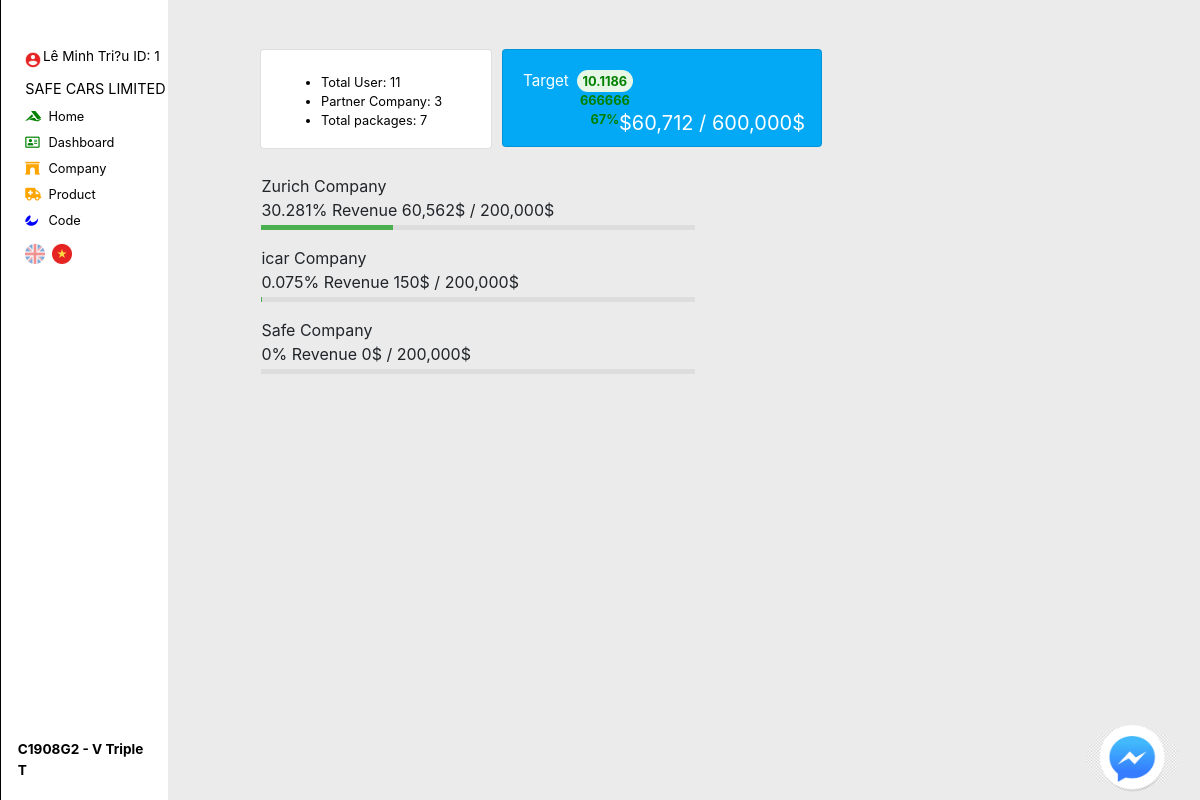
The app's page /Insurance_Project/admin-control.php (signed in) with its own data.
### tables this page shows
CREATE TABLE `accounts` (
  `id` int(11) NOT NULL,
  `user` varchar(250) NOT NULL,
  `pass` varchar(500) NOT NULL,
  `name` varchar(250) NOT NULL,
  `admin` int(11) NOT NULL,
  `time` int(11) NOT NULL,
  `cash` double NOT NULL,
  `points` int(11) NOT NULL,
  `avatar` varchar(250) NOT NULL
);

CREATE TABLE `company` (
  `id` int(11) NOT NULL,
  `name` varchar(250) NOT NULL,
  `image` varchar(250) NOT NULL,
  `admin` int(11) NOT NULL
);

### Insurance_Project/language/lang/default.php (called while the page is built, shortened)
<?php
$VN_admin_code = 'Code';
$VN_admin_home = 'Home';
$VN_admin_dashboard = 'Dashboard';
$VN_admin_company = 'Company';
$VN_admin_product = 'Product';
$VN_admin_totaluser = 'Total User';
$VN_admin_partnercompany = 'Partner Company';
$VN_admin_totalpackages = 'Total packages';
$VN_admin_target = 'Target';
$VN_admin_revenue ='Revenue';
?>

### Insurance_Project/admin-control.php (shortened to what this page needs)
<!DOCTYPE html>
<html lang="en">
<head>
    <link rel="stylesheet" href="lib/style.css">
    <link rel="stylesheet" href="lib/bootstrap.min.css">
    <link rel="stylesheet" href="lib/misc/col.css">
    <link rel="stylesheet" href="lib/misc/table.css">
    <link rel="stylesheet" href="lib/misc/misc.css">
    <link rel="stylesheet" href="lib/misc/center.css">
    <link rel="stylesheet" href="lib/carousel/main.css">
    <link rel="stylesheet" href="admin.css">
    <link rel="stylesheet" href="css.css">
    <link rel="stylesheet" href="js/addon.css" type="text/css">
    <link rel="stylesheet" href="css.css">
</head>
<body>
    <?php include 'theme/mess.php' ?>
    <?php include 'php/admin/company.php'; ?>
     <div class="fixed-top smooth-move" id="admin" style="background-color:white;color:white">
        <div class="centered2" style="width:80%;color:black;font-size:1.7vmin">
        <b>C1908G2 - V Triple T</b>
        </div>
        <div class="centered1" style="top:12%">
            <center>
            <div style="text-align:left;margin-left:13%">
                <div style="margin-top:15vmin;display:flex;margin-bottom:1vmin;width:100%">
                    <div style="margin-right:0.2vmin;">
                    <img src="img/user.png" alt="" style="width:2vmin">
                    </div>
                    <div style="color:black;font-size:1.7vmin">
                        <?php
                            if (isset($_SESSION['id'])){
                                $select = $conn->query('select * from accounts where id = '.$_SESSION['id']);
                                while ($acc = mysqli_fetch_array($select)){
                                    echo $acc['name'].' ID: '.$acc['id'];
                                }
                            }
                        ?>
                    </div>
                </div>
                <div style="width:160px">
                    <p style="color:black;font-size:1.8vmin">
                        <a href="./main.php" class="rm-t hover-me3" style="font-size:1.8vmin">
                    SAFE CARS LIMITED
                        </a>
                    </p>
                </div>
                <a href="main.php" class="rm-t hover-me3">
                    <div class="hover-me2 hover-me3 rm-t" style="padding:0px">
                        <div class="lib-tb">
                            <div class="tb-left" style="width:2.2vmin;color:green">
                                <i class="fab fa-accusoft"></i>
                            </div>
                            <div class="tb-right">
                                <?= $VN_admin_home ?>
                            </div>
                        </div>
                    </div>
                </a>
                <a href="./admin-control.php" class="rm-t hover-me3">
                    <div class="hover-me2 hover-me3 rm-t" style="padding:0px">
                        <div class="lib-tb">
                            <div class="tb-left" style="width:2.2vmin;color:green">
                                <i class="far fa-address-card"></i>
                            </div>
                            <div class="tb-right" style="width:60%">
                                <?= $VN_admin_dashboard ?>
                            </div>
                        </div>
                    </div>
                </a>
                <a href="./admin-control.php?v=1" class="hover-me3">
                    <div class="hover-me2 hover-me3 rm-t" style="padding:0px">
                        <div class="lib-tb">
                            <div class="tb-left" style="width:2.2vmin;color:orange">
                                <i class="fas fa-archway"></i>
                            </div>
                            <div class="tb-right">
                                <?= $VN_admin_company ?>
                            </div>
                        </div>
                    </div>
                </a>
                <a href="./admin-control.php?v=2" class="hover-me3">
                    <div class="hover-me2 hover-me3 rm-t" style="padding:0px">
                        <div class="lib-tb">
                            <div class="tb-left" style="width:2.2vmin;color:orange">
                                <i class="fas fa-ambulance"></i>
                            </div>
                            <div class="tb-right">
                                <?= $VN_admin_product ?>
                            </div>
                        </div>
                    </div>
                </a>
                <a href="./admin-control.php?v=code" class="hover-me3">
                    <div class="hover-me2 hover-me3 rm-t" style="padding:0px">
                        <div class="lib-tb">
                            <div class="tb-left" style="width:2.2vmin;color:blue">
                                <i class="fab fa-affiliatetheme"></i>
                            </div>
                            <div class="tb-right">
                                <?= $VN_admin_code ?>
                            </div>
                        </div>
                    </div>
                </a>
                <div style="margin-top:10px">
                    <a href="language/setLang.php?lang=EN" target="_black"><img src="img/us.png" alt=""></a>
                    <a href="language/setLang.php?lang=VN" target="_black"><img src="img/vn.png" alt=""></a>
                </div>
            </div>
            </center>
        </div>
    </div>
    <?php if (!(isset($_GET['v']))) { ?>
    <div class="container" style="margin-left:20vmin;max-width: 1250px;background-size:cover">
        <div style="display:flex;padding-top:20px;margin:auto;height:150px;padding-left:10vmin">
            <div class="card" style="width: 29vmin;height:12.5vmin;margin:5px">
                <div class="card-body">
                    <p class="card-text" style="color:white">
                        <ul>
                            <li class="hover-me2 hover-me3"><?= $VN_admin_totaluser ?>:
                            <?php
                                    $select = $conn->query('select * from accounts');
                                    echo mysqli_num_rows($select);
                            ?>
                            </li>
                            <li class="hover-me2 hover-me3"><?= $VN_admin_partnercompany ?>:
                            <?php
                                    $select = $conn->query('select * from company');
                                    echo mysqli_num_rows($select);
                            ?>
                            </li>
                            <li class="hover-me2 hover-me3"><?= $VN_admin_totalpackages ?>:
                            <?php
                                    $select = $conn->query('select * from packet');
                                    echo mysqli_num_rows($select);
                            ?>
                            </li>
                        </ul>
                    </p>
                </div>
            </div>
            <?php
            $select = $conn->query('select * from packet');
            while ($pro = mysqli_fetch_array($select)){
                global $total;
                $total+=$pro['total'];
            }
            ?>
            <div class="card" style="width:40vmin;height:12.2vmin;margin:5px;background-color: #03a9f5">
                <div class="card-body">
                    <div style="display:flex">
                    <p class="card-text" style="color:white">
                            <p style="color:white;font-size:1.9vmin"><?= $VN_admin_target ?></p>
                            <div style="margin-left:1vmin;width:7vmin;height:2.8vmin;background-color:#e6f7e6;border-radius:20vmin;text-align:center;padding:0.25vmin">
                                <p style="color:green;font-size:1.6vmin;font-weight:bold"><?Php echo $total/600000*100?>%</p>
                            </div>
                    </p>
                    </div>
                    <div style="width:100%" class="bottom-right">
                        <div style="float:right;color:white;font-size:2.5vmin">
                            <?php
                            echo '$'.number_format($total).' / 600,000$';
                            ?>
                        </div>
                    </div>
                </div>
            </div>
        </div>
        <div style="margin-left:10.8vmin">
        <?php
            $select = $conn->query("select * from company");
            while ($preo = mysqli_fetch_array($select)){
                $result = mysqli_query($conn, 'SELECT SUM(total) AS totalz FROM packet where belong ='.$preo['id']);
                $row = mysqli_fetch_assoc($result);
                $sum = $row['totalz'];
               echo '<p>'.$preo['name'].'<br>'.$sum/200000*100 .'% '.$VN_admin_revenue.' '.number_format($sum).'$ / 200,000$
               <br>
           </p>
           <div class="tt" style="margin-bottom:2vmin">
               <div class="skills aa" style="width:'.$sum/200000*100 .'%"></div>
           </div>';
            }
        }
        ?>
        </div>
    </div>
</body>
</html>

### Insurance_Project/js/addon.css (style rules this page uses)
a, a:hover { color: #149dcc; }

### Insurance_Project/admin.css (style rules this page uses)
* { box-sizing:border-box }
.tt { width: 40%; background-color: #ddd; }
.skills { height: 5px; color: white; }
.aa { width: 50%; background-color: #4CAF50; }

### Insurance_Project/css.css (style rules this page uses)
.hover-me2 { color:BLACK; margin-left:0px; transition: all 0.3s; }
.hover-me3 { color:black; font-size:1.9vmin; text-decoration:none; transition: all 0.4s; }
html { scroll-behavior: smooth; }
.card { width: 600px;height:620px }
.card-text { font-size: 16px; }
.card { margin-right:10px; }
@media (max-width:1203px) { .card { width: 300px;height:380px; margin-top:40px; } }
@media (max-width:1203px) { .card-text { font-size: 10px; } }

### Insurance_Project/language/main.php (style rules this page uses)
body,html { overflow-x:hidden; }

### Insurance_Project/admin-control.php (style rules this page uses)
body { background-color:#ebebeb; }
html,body { overflow-x: hidden; }
.smooth-move { transition: all 1s; background-color:rgb(236, 234, 234); width:21vmin; height:100%; border-left:1px solid black; }
.rm-t { color:white; text-decoration: none; margin-top:7px; }
.hover-me3 { color:black; font-size:1.6vmin; text-decoration:none; }

### records on screen
accounts: name "Lê Minh Tri?u", id "1"
company: name "Zurich Company", sum "30.281", sum "60,562"
company: name "icar Company", sum "0.075", sum "150"
company: name "Safe Company", sum "0"

### other values on screen
$VN_admin_home "Home"
$VN_admin_dashboard "Dashboard"
$VN_admin_company "Company"
$VN_admin_product "Product"
$VN_admin_code "Code"
$VN_admin_totaluser "Total User"
mysqli_num_rows($select) "11"
$VN_admin_partnercompany "Partner Company"
mysqli_num_rows($select) "3"
$VN_admin_totalpackages "Total packages"
mysqli_num_rows($select) "7"
$VN_admin_target "Target"
$total/600000*100 "10.118666666667"
$total "60,712"
